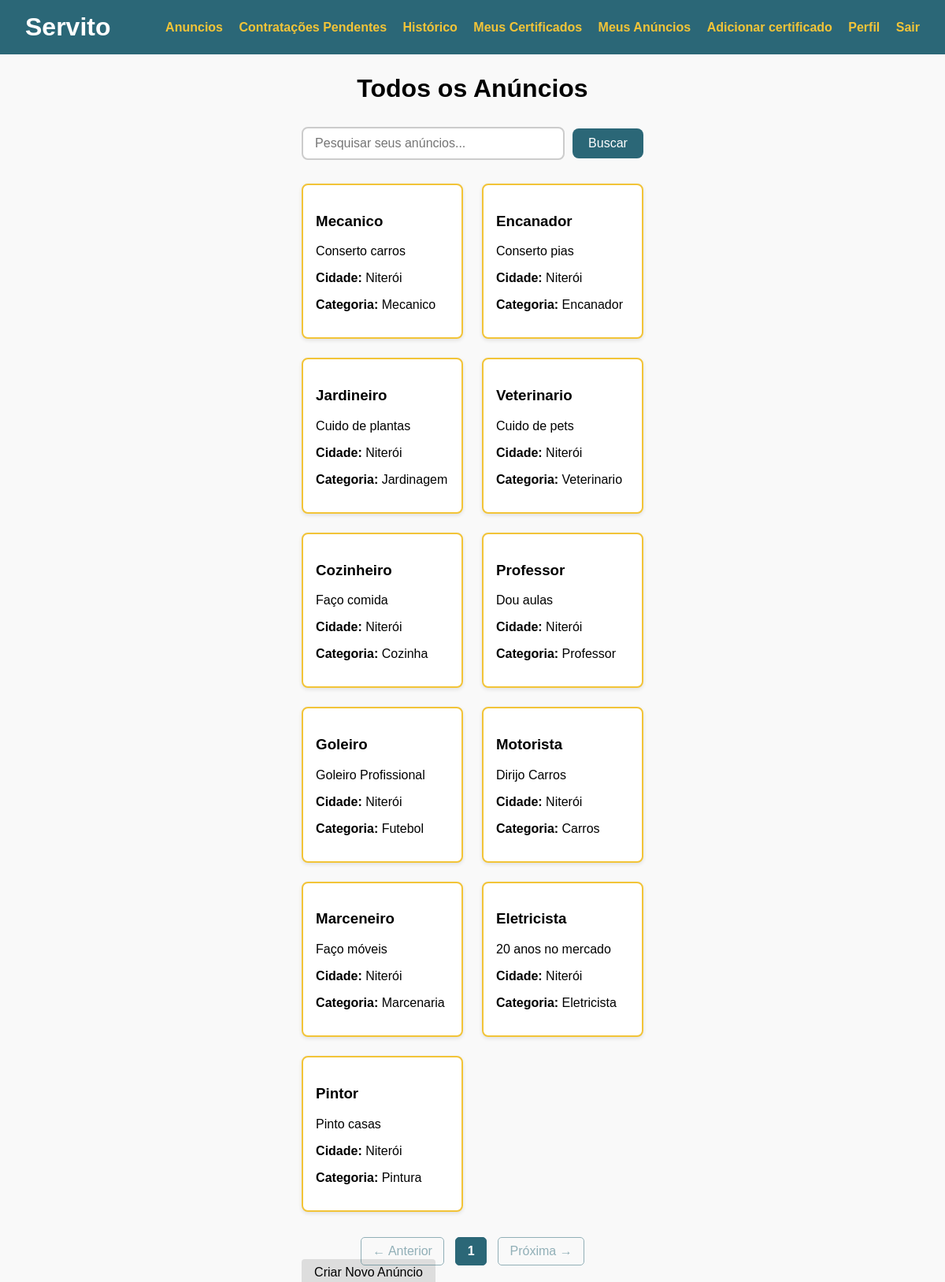
Page /meus_anuncios/ (signed in) on the committed database.
### usuarios/models.py (models this page shows, shortened)
class Anuncio(models.Model):
    titulo = models.CharField(max_length=64, verbose_name="Título")
    descricao = models.CharField(max_length=1000, verbose_name="Descrição")
    tags = models.CharField(max_length=640)
    cidade = models.CharField(max_length=64)
    usuario = models.ForeignKey(Usuario, on_delete=models.CASCADE, related_name='anuncios')
    ultima_atualizacao = models.DateTimeField(auto_now=True)

### usuarios/views_anuncios.py (the view)
# urls.py: path('meus_anuncios/', anuncio_controller.getMeusAnuncios, name='meus_anuncios'),
    def getMeusAnuncios(self,request):
        strategy = get_strategy()
        email_logado = request.session.get('email')
        if not email_logado:
            return render(request, 'index.html')
        query = request.GET.get('q', '')
        filters={
            'usuario__email': email_logado
        }
        anuncios_list = strategy.get_list(Anuncio, filters)
        if query:
            anuncios_list = [a for a in anuncios_list if query.lower() in a.titulo.lower()
                            or query.lower() in a.descricao.lower()
                            or query.lower() in a.tags.lower()]
        paginator = Paginator(anuncios_list, 12)
        page_number = request.GET.get('page')
        page_obj = paginator.get_page(page_number)
        return render(request, 'meus_anuncios.html', {
            'page_obj': page_obj,
            'query': query,
            'usuario_logado': 'email' in request.session
        })

### usuarios/services.py (called while the page is built)
    def get_list(self, instance, filters=None):
        if filters:
            return instance.objects.filter(**filters)
        return instance.objects.all()

### usuarios/views_anuncios.py (called while the page is built)
def get_strategy():
    return ApiStrategy() if settings.USE_API else DjangoStrategy()

### usuarios/templates/meus_anuncios.html (shortened to what this page needs)
{% load static %}
<!DOCTYPE html>
<html lang="pt-br">
<head>
    <link href="{% static 'css/anuncios.css' %}" rel="stylesheet">
</head>
<body>
{% include "header.html" %}
    <div class="container">
        <h1>Todos os Anúncios</h1>
        <form method="get" action="{% url 'meus_anuncios' %}" class="search-form">
            <input type="text" name="q" placeholder="Pesquisar seus anúncios..." value="{{ request.GET.q }}">
            <button type="submit">Buscar</button>
        </form>
        <div class="grid">
            {% for anuncio in page_obj %}
            <a href="{% url 'anuncio_edicao' anuncio.id %}" class="card-link" >
                <div class="card">
                    <h3>{{ anuncio.titulo }}</h3>
                    <p>{{ anuncio.descricao|truncatewords:24 }}</p>
                    <p><strong>Cidade:</strong> {{ anuncio.cidade }}</p>
                    <p><strong>Categoria:</strong> {{ anuncio.tags }}</p>
                </div>
            </a>
            {% empty %}
                <p>Nenhum anúncio encontrado.</p>
            {% endfor %}
        </div>
        <div class="paginacao">
            {% if page_obj.has_previous %}
                <a href="?page={{ page_obj.previous_page_number }}">← Anterior</a>
            {% else %}
                <span class="disabled">← Anterior</span>
            {% endif %}
            {% for page_num in page_obj.paginator.page_range %}
                {% if page_num == page_obj.number %}
                    <span class="current">{{ page_num }}</span>
                {% else %}
                    <a href="?page={{ page_num }}">{{ page_num }}</a>
                {% endif %}
            {% endfor %}
            {% if page_obj.has_next %}
                <a href="?page={{ page_obj.next_page_number }}">Próxima →</a>
            {% else %}
                <span class="disabled">Próxima →</span>
            {% endif %}
        </div>
        <a href="{% url 'criar_anuncio' %}" class="btn botao-criar-anuncio">Criar Novo Anúncio</a>
    </div>
</body>
</html>

### usuarios/static/css/anuncios.css (style rules this page uses)
body { font-family: Arial, sans-serif; background-color: #f9f9f9; margin: 0; padding: 2em; }
h1 { text-align: center; }
.container { max-width: 1000px; margin: auto; }
.grid { display: grid; grid-template-columns: repeat(2, 1fr); gap: 1.5em; }
.card { background: white; border: 2px solid #F2C438; padding: 1em; border-radius: 8px; box-shadow: 0 2px 5px rgba(0,0,0,0.1); }
.card h3 { color: #2b6777; }
a.card-link { text-decoration: none; color: inherit; display: block; }
a.card-link h3, a.card-link p, a.card-link strong { color: inherit; text-decoration: none; }
.paginacao { text-align: center; margin-top: 2em; }
.paginacao a, .paginacao span { display: inline-block; margin: 0 0.3em; padding: 0.5em 0.9em; border-radius: 5px; color: #2b6777; text-decoration: none; border: 1px solid #2b6777; }
.paginacao .current { background-color: #2b6777; color: white; font-weight: bold; pointer-events: none; }
.paginacao .disabled { opacity: 0.5; pointer-events: none; }
.search-form { display: flex; justify-content: center; align-items: center; margin: 30px 0; gap: 10px; }
.search-form input[type="text"] { width: 300px; padding: 10px 15px; font-size: 16px; border: 2px solid #ccc; border-radius: 8px; transition: 0.3s ease; }
.search-form button { padding: 10px 20px; font-size: 16px; background-color: #2b6777; color: white; border: none; border-radius: 8px; cursor: pointer; transition: background-color 0.3s ease; }
.btn { padding: 8px 16px; background-color: #ddd; color: black; text-decoration: none; border-radius: 4px; margin-right: 8px; }

### usuarios/static/css/header.css (style rules this page uses)
html, body { margin: 0; padding: 0; font-family: Arial, sans-serif; height: 100%; display: flex; flex-direction: column; }

### rows in the picture
Anuncio: titulo "Mecanico", descricao "Conserto carros", cidade "Niterói", tags "Mecanico"
Anuncio: titulo "Encanador", descricao "Conserto pias", cidade "Niterói", tags "Encanador"
Anuncio: titulo "Jardineiro", descricao "Cuido de plantas", cidade "Niterói", tags "Jardinagem"
Anuncio: titulo "Veterinario", descricao "Cuido de pets", cidade "Niterói", tags "Veterinario"
Anuncio: titulo "Cozinheiro", descricao "Faço comida", cidade "Niterói", tags "Cozinha"
Anuncio: titulo "Professor", descricao "Dou aulas", cidade "Niterói", tags "Professor"
Anuncio: titulo "Goleiro", descricao "Goleiro Profissional", cidade "Niterói", tags "Futebol"
Anuncio: titulo "Motorista", descricao "Dirijo Carros", cidade "Niterói", tags "Carros"
Anuncio: titulo "Marceneiro", descricao "Faço móveis", cidade "Niterói", tags "Marcenaria"
Anuncio: titulo "Eletricista", descricao "20 anos no mercado", cidade "Niterói", tags "Eletricista"
Anuncio: titulo "Pintor", descricao "Pinto casas", cidade "Niterói", tags "Pintura"

### other values in the picture
{{ page_num }} "1"
